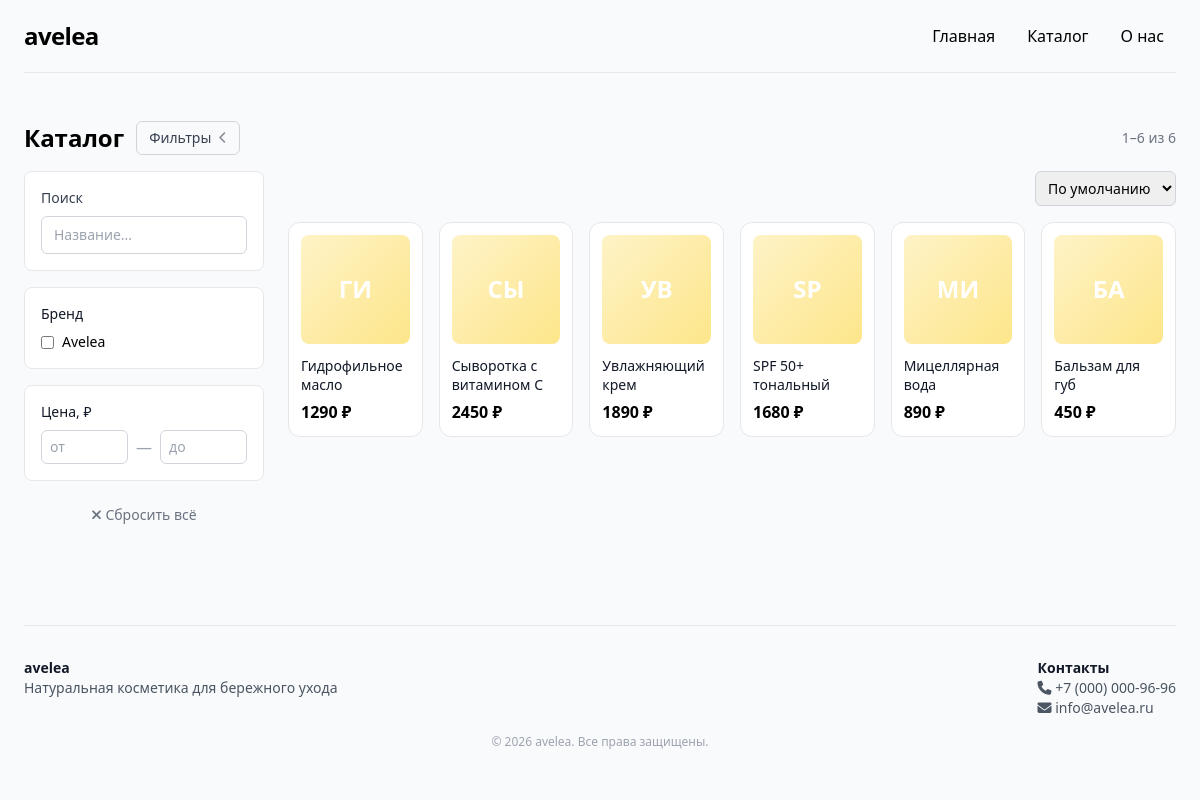
The page /catalog on the database as committed earlier.
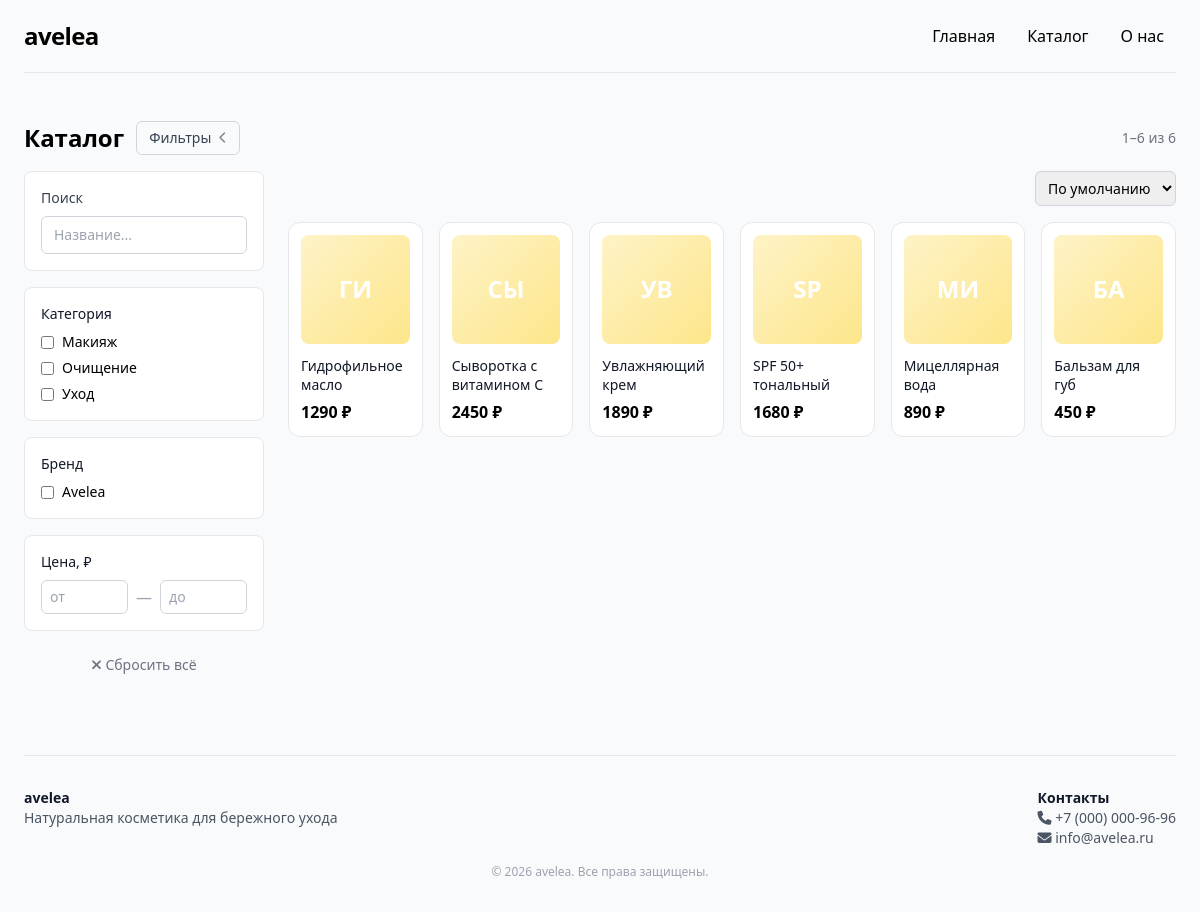
The same page on the database as committed later.
### app/models.py (models this page shows)
class Product(Base):
    __tablename__ = "products"
    id = Column(Integer, primary_key=True, index=True)
    name = Column(String(200), nullable=False)
    brand = Column(String(100), nullable=True)
    price = Column(Integer, nullable=False)
    popular = Column(Boolean, default=False)
    description = Column(Text, nullable=True)
    volume = Column(String(50), nullable=True)
    image = Column(String(200), nullable=True)
    categories = relationship(
        "Category",
        secondary=product_categories,
        backref="products",
        lazy="selectin",
    )

class Category(Base):
    __tablename__ = "categories"
    id = Column(Integer, primary_key=True, index=True)
    name = Column(String(100), unique=True, nullable=False, index=True)

### app/main.py (the view)
@app.get("/catalog", response_class=HTMLResponse)
async def catalog(request: Request, db: Session = Depends(get_db)):
    params = request.query_params
    q = (params.get("q") or "").strip()
    selected_categories = params.getlist("category")
    selected_brands = params.getlist("brand")
    price_min = params.get("price_min") or ""
    price_max = params.get("price_max") or ""
    sort = params.get("sort") or ""
    try:
        page = int(params.get("page") or 1)
    except ValueError:
        page = 1
    if page < 1:
        page = 1
    query = db.query(Product)
    if q:
        query = query.filter(Product.name.ilike(f"%{q}%"))
    if selected_categories:
        query = query.filter(
            Product.categories.any(Category.name.in_(selected_categories))
        )
    if selected_brands:
        query = query.filter(Product.brand.in_(selected_brands))
    if price_min:
        try:
            query = query.filter(Product.price >= int(price_min))
        except ValueError:
            pass
    if price_max:
        try:
            query = query.filter(Product.price <= int(price_max))
        except ValueError:
            pass
    if sort == "price_asc":
        query = query.order_by(Product.price.asc())
    elif sort == "price_desc":
        query = query.order_by(Product.price.desc())
    elif sort == "name":
        query = query.order_by(Product.name.asc())
    elif sort == "popular":
        query = query.order_by(Product.popular.desc(), Product.id.asc())
    else:
        query = query.order_by(Product.id.asc())
    total_count = query.count()
    total_pages = max(1, (total_count + PER_PAGE - 1) // PER_PAGE)
    if page > total_pages:
        page = total_pages
    products = query.offset((page - 1) * PER_PAGE).limit(PER_PAGE).all()
    all_categories = [c.name for c in db.query(Category).order_by(Category.name).all()]
    all_brands = [b[0] for b in db.query(Product.brand).distinct().all() if b[0]]
    active_filters = []
    if q:
        active_filters.append({"label": f"Поиск: {q}", "remove_url": build_filter_url(params, "q")})
    for c in selected_categories:
        active_filters.append({"label": c, "remove_url": build_filter_url(params, "category", c)})
    for b in selected_brands:
        active_filters.append({"label": b, "remove_url": build_filter_url(params, "brand", b)})
    if price_min:
        active_filters.append({"label": f"от {price_min} ₽", "remove_url": build_filter_url(params, "price_min")})
    if price_max:
        active_filters.append({"label": f"до {price_max} ₽", "remove_url": build_filter_url(params, "price_max")})
    start_idx = (page - 1) * PER_PAGE + 1 if total_count else 0
    end_idx = min(page * PER_PAGE, total_count)
    return site_templates.TemplateResponse("catalog.html", {
        "request": request,
        "products": products,
        "total_count": total_count,
        "start_idx": start_idx,
        "end_idx": end_idx,
        "categories": all_categories,
        "brands": all_brands,
        "selected_categories": selected_categories,
        "selected_brands": selected_brands,
        "price_min": price_min,
        "price_max": price_max,
        "q": q,
        "sort": sort,
        "page": page,
        "total_pages": total_pages,
        "page_items": make_page_items(page, total_pages, params),
        "active_filters": active_filters,
        "reset_url": build_reset_url(),
    })

### app/templates/site/catalog.html (shortened to what the changed rows need)
{% extends "base.html" %}
{% block content %}
<div class="flex flex-wrap items-center justify-between gap-3 mb-4">
    <div class="flex items-center gap-3">
        <h2 class="text-2xl font-semibold">Каталог</h2>
    </div>
</div>
<form method="get" action="/catalog" id="filters-form" autocomplete="off">
    <div id="catalog-layout">
        <aside id="filters-panel">
            <div class="filters-inner">
                <div class="space-y-4">
                    {% if categories %}
                    <div class="bg-white border border-gray-200 rounded-lg p-4">
                        <h3 class="font-medium text-sm text-gray-900 mb-2">Категория</h3>
                        <div class="space-y-1.5">
                            {% for cat in categories %}
                            <label class="flex items-center gap-2 text-sm cursor-pointer hover:text-black">
                                <input type="checkbox" name="category" value="{{ cat }}"
                                       autocomplete="off"
                                       class="rounded border-gray-300 text-black focus:ring-black">
                                {{ cat }}
                            </label>
                            {% endfor %}
                        </div>
                    </div>
                    {% endif %}
                    {% if brands %}
                    <div class="bg-white border border-gray-200 rounded-lg p-4">
                        <div class="space-y-1.5">
                            {% for brand in brands %}
                            <label class="flex items-center gap-2 text-sm cursor-pointer hover:text-black">
                                <input type="checkbox" name="brand" value="{{ brand }}"
                                       autocomplete="off"
                                       class="rounded border-gray-300 text-black focus:ring-black">
                                {{ brand }}
                            </label>
                            {% endfor %}
                        </div>
                    </div>
                    {% endif %}
                </div>
            </div>
        </aside>
        <div id="catalog-content">
            {% if products %}
            <div class="grid gap-3 sm:gap-4
                        grid-cols-2
                        sm:grid-cols-3
                        md:grid-cols-4
                        lg:grid-cols-6">
                {% for product in products %}
                <a href="/product/{{ product.id }}"
                   class="border border-gray-200 rounded-xl overflow-hidden hover:shadow-md transition bg-white p-3 block">
                    <div class="aspect-square w-full rounded-lg mb-3 overflow-hidden flex items-center justify-center
                                bg-gradient-to-br from-amber-100 to-amber-200 text-2xl font-bold text-white">
                        {% if product.image %}
                        <img src="{{ product.image }}" alt="{{ product.name }}"
                             class="w-full h-full object-cover">
                        {% else %}
                        {{ product.name[:2].upper() }}
                        {% endif %}
                    </div>
                    <h3 class="font-medium text-gray-900 text-sm leading-snug line-clamp-2">{{ product.name }}</h3>
                    <p class="text-base font-semibold mt-1">{{ product.price|int }} ₽</p>
                </a>
                {% endfor %}
            </div>
            {% endif %}
        </div>
    </div>
</form>
{% endblock %}

Rows that differ between the two databases and show on the page:
added Category: name "Макияж"
added Category: name "Очищение"
added Category: name "Уход"
Other text that changed with them:
text now shown: "Категория"
